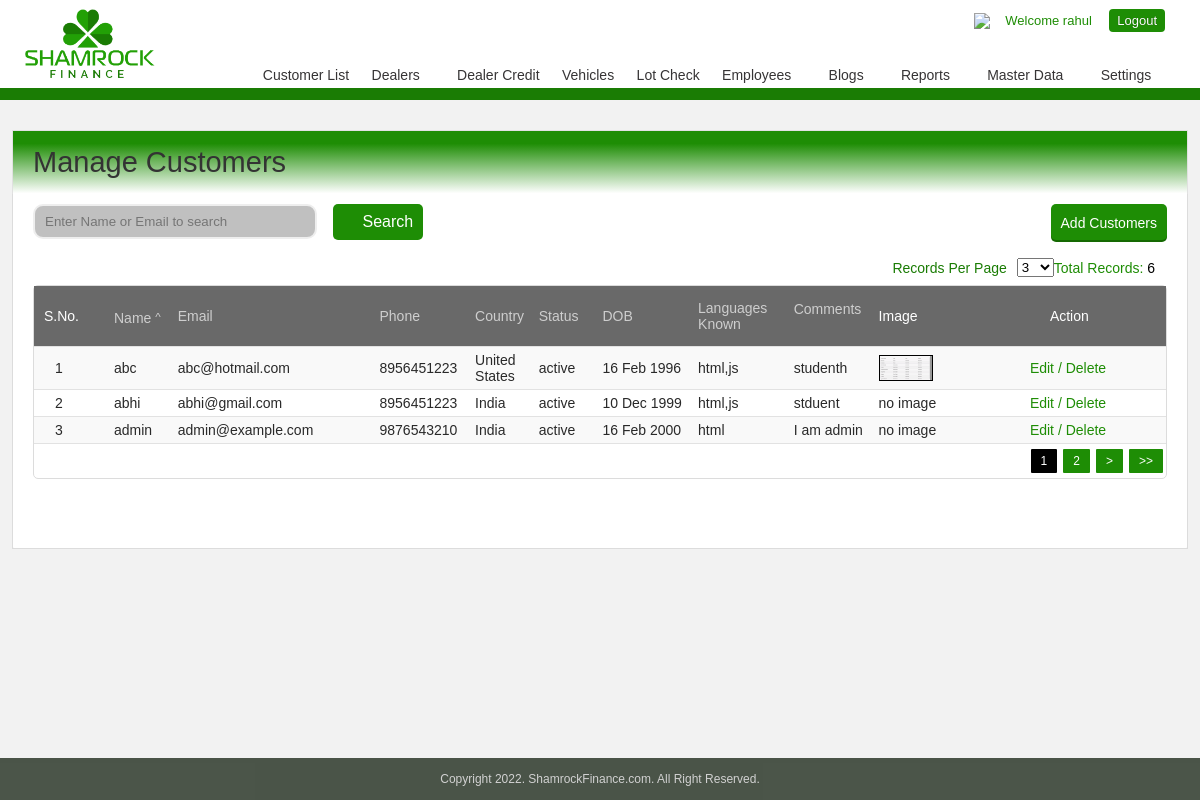
/list.php (signed in), run on the app's committed database.
### tables this page shows
CREATE TABLE `users` (
  `id` int NOT NULL,
  `name` varchar(20) NOT NULL,
  `email` varchar(30) NOT NULL,
  `password` varchar(255) NOT NULL,
  `phone_no` varchar(20) NOT NULL,
  `country` varchar(2) NOT NULL,
  `status` int NOT NULL,
  `dob` date NOT NULL,
  `languages_known` varchar(255) NOT NULL,
  `comments` text NOT NULL,
  `image` varchar(50) NOT NULL
);

### list.php (the view, shortened to what this page needs)
<?php
if(!isset($_SESSION["is_login"])) {
	header('Location: login.php');
}
else{
    include('connection.php');
    include('header.php');
?>
<?php
	if(isset ($_GET['page'])) {
		$page =  $_GET['page'];
	}
	else{
		$page = 1;
	}
?>
	<div class="border-div"></div>
		<div class="hotel-listing ">
		<div class="regi-main ">
			<div id="wrapper2" class="vehicle_wrapper">
				<div class="my-account">
					<div class="myaccount-outer ">
	<div class="myaccount-outer">
	<div class="account-right-div">
		<div class="dashboard-heading">
			<h2>Manage Customers</h2>
					</div>
		<div class="dashboard-inner">
			<div class="dash-search">
				<form method="GET"  action="">
					<input style="background-color: #C0C0C0; border-radius: 10px;width:25%;" type="text" placeholder="Enter Name or Email to search" class="list-search" id="search" name="search" value="<?php
					if(!empty($search_value)) { echo "$search_value"; } ?>">
					<input type="submit" value="Search" class="add-user search-icon crome-left" >
					<span class='reg_span'>
						<div class="user-btn-div">
							<a title="Add" href="add.php">Add Customers </a>
						</div>
					</span>
				</form>
			</div>
			<div class="total_rec records-updates">
				<div class="add-records">Records Per Page</div>
				<select name="show_record" id="show_record" onchange="myFunction()">
					<option value="3" <?php if($_GET['record_per_page'] == "3") {echo selected; } ?> >3</option>
				</select>
				<div class="block-used1">
				 	<span>Total Records: </span>
				 	<?php
						$sql = "SELECT COUNT(id) as total FROM `users` ";
						if ($result=mysqli_query($conn,$sql)) {
						    $rowcount= mysqli_fetch_assoc($result);
						    echo $rowcount['total'];
						}
						else
						{
							echo "--";
						}
					?>
				 </div>
			</div>
			<div class="main-dash-summry Edit-profile nopadding11">
				<div class="my_table_div">
					<table class="fixes_layout">
						<thead >
							<tr>
								<th class="forWidthSno" width="2%"> <h1 class=""> S.No. </h1> </th>
								<th width="6%">
									<a title="Name" class="underline_classs" href="<?php
									if($_GET['sort_by'] == 'name' && $_GET['sort_order'] == 'asc')
									{
										if(empty($_GET['search'])) {
											echo " list.php?page=".$page."&record_per_page=".$_GET['record_per_page']."&sort_order=desc&sort_by=name";
										}
										else {
											echo " list.php?page=".$page."&record_per_page=".$_GET['record_per_page']."&sort_order=desc&sort_by=name&search=".$_GET['search'];
										}
									}
									?>">
										<h1 class="sort">Name<span><?php if($_GET['sort_order'] == 'asc' && $_GET['sort_by'] == 'name') { echo "<sup>^</sup>"; } if($_GET['sort_order'] == 'desc' && $_GET['sort_by'] == 'name') { echo "<sub>^</sub>"; }?></span></h1>
									</a>
								</th>
								<th width="19%">
									<a class="underline_classs" href="<?php
									if($_GET['sort_by'] != 'email' || $_GET['sort_order'] == 'desc' )
									{
										if(empty($_GET['search']))
										{
											echo " list.php?page=".$page."&record_per_page=".$_GET['record_per_page']."&sort_order=asc&sort_by=email";
										}
										else
										{
											echo " list.php?page=".$page."&record_per_page=".$_GET['record_per_page']."&sort_order=asc&sort_by=email&search=".$_GET['search'];
										}
									}
									?>">
										<h1 title="Company Name" class="sort" >Email</h1>
									</a>
								</th>
								<th width="9%">
									<a title="Year" class="underline_classs" href="http://dexteroustechnologies.co.in/shamrock/admin/vehicles/index/10/0/asc//sort/year/">
												<h1 class="sort">Phone</h1>
										</a>								</th>
								<th width="6%">
									<a title="Make" class="underline_classs" href="http://dexteroustechnologies.co.in/shamrock/admin/vehicles/index/10/0/asc//sort/make/">
												<h1 class="sort">Country</h1>
										</a>								</th>
								<th width="6%">
									<a title="Model" class="underline_classs" href="http://dexteroustechnologies.co.in/shamrock/admin/vehicles/index/10/0/asc//sort/model/">
												<h1 class="sort">Status</h1>
										</a>								</th>
								<th width="9%">
									<a title="Total Due" class="underline_classs" href="http://dexteroustechnologies.co.in/shamrock/admin/vehicles/index/10/0/asc//sort/purchase_price/">
												<h1 class="sort">DOB</h1>
										</a>								</th>
								<th width="9%">
									<a title="Floorplan date" class="underline_classs" href="http://dexteroustechnologies.co.in/shamrock/admin/vehicles/index/10/0/asc//sort/purchase_date/">
												<h1 class="sort">Languages Known</h1>
										</a>								</th>
								<th width="8%">
									<a title="Current Status" class="underline_classs" href="http://dexteroustechnologies.co.in/shamrock/admin/vehicles/index/10/0/asc//sort/current_status/">
												<h1 class="sort">Comments <i class="fa fa-angle-up menu-down"></i></h1>
										</a>								</th>
								<th width="15%"> <h1> Image </h1> </th>
								<th width="13%"> <h1> Action </h1> </th>
							</tr>
						</thead>
						<tbody>
								<?php
								if( $_GET['record_per_page'] != 'all' ) {
									$sort_by = $_GET['sort_by'];
									$sort_order = $_GET['sort_order'];
									$limitrecord = $_GET['record_per_page'];
									$offset = ($page-1) * $limitrecord;
									$total_page = ceil($rowcount['total'] / $limitrecord);
									if (!empty($search_value)){
										$sql = "select id, name, email, phone_no, country, status, dob, languages_known, comments, image from users where name like '%$search_value%' or email like '%$search_value%' order by $sort_by $sort_order LIMIT $offset, $limitrecord ";
									}
									else{
									$sql = "select id, name, email, phone_no, country, status, dob, languages_known, comments, image from users order by $sort_by $sort_order LIMIT $offset, $limitrecord ";
									}
								}
								$result = mysqli_query($conn, $sql);
								$i = ( ($page-1) * $limitrecord) + 1;
								if (mysqli_num_rows($result) > 0)
								{
									while($row = mysqli_fetch_assoc($result))
									{
										echo "<tr style='background-color:'>";
										echo "<td>".$i."</td>";
										echo "<td>".$row['name']."</td>";
										echo "<td>".$row['email']."</td>";
										echo "<td>".$row['phone_no']."</td>";
										if($row['country'] == 'IN') {
											echo "<td>India</td>";
										}
										if($row['country'] == 'US') {
											echo "<td>United States</td>";
										}
										if($row['status'] == 1) {
											echo "<td>active</td>";
										}
										$date = strtotime($row['dob']);
										echo "<td>".date("d M Y", $date)."</td>";
										echo "<td>".$row['languages_known']."</td>";
										echo "<td>".$row['comments']."</td>";
										if(!empty($row['image'])) {
											echo "<td><div class='img-preview'><img onclick='previewImage(this)' src='dbimages/".$row['image']."' alt='No image' face width='50' height='50'></div></td>";
										}
										else{
											echo "<td>no image</td>";
										}
										echo "<td><a href='edit.php?&id=".$row['id']." '>Edit / </a>
										<a onClick=\"javascript: return confirm('Please confirm deletion');\" href='delete.php?page=".$_GET['page']."&record_per_page=".$_GET['record_per_page']."&sort_order=".$_GET['sort_order']."&sort_by=".$_GET['sort_by']."&search=".$_GET['search']."&id=".$row['id']."'>Delete</a></td>";
										echo "</tr>";
										$i++;
									}
								}
								else
								{
									echo "<div class='login-error'>Something Wrong.</div>";
								}
								?>
						</tbody>
					</table>
						</div>
						<div class="pagination">
							<?php
							for($i=1; $i<=$total_page; $i++)
							{
								if($i == $page)
								{
									if(empty($_GET['search'])) {
										echo '<a style="background-color:black;" href= "list.php?page='.$i.'&record_per_page='.$limitrecord.'&sort_order='.$_GET['sort_order'].'&sort_by='.$_GET['sort_by'].' ">'.$i.'</a>';
									}
									else{
										echo '<a style="background-color:black;" href= "list.php?page='.$i.'&record_per_page='.$limitrecord.'&sort_order='.$_GET['sort_order'].'&sort_by='.$_GET['sort_by'].'&search='.$_GET['search'].' ">'.$i.'</a>';
									}
								}
								else {
									if(empty($_GET['search'])) {
										echo '<a href= "list.php?page='.$i.'&record_per_page='.$limitrecord.'&sort_order='.$_GET['sort_order'].'&sort_by='.$_GET['sort_by'].' ">'.$i.'</a>';
									}
									else {
									echo '<a href= "list.php?page='.$i.'&record_per_page='.$limitrecord.'&sort_order='.$_GET['sort_order'].'&sort_by='.$_GET['sort_by'].'&search='.$_GET['search'].' ">'.$i.'</a>';
									}
								}
							}
							if($page < $total_page){
								if(empty($_GET['search'])) {
									echo '<a href= "list.php?page='.($page+1).'&record_per_page='.$limitrecord.'&sort_order='.$_GET['sort_order'].'&sort_by='.$_GET['sort_by'].' "> > </a>';
								}
								else {
								echo '<a href= "list.php?page='.($page+1).'&record_per_page='.$limitrecord.'&sort_order='.$_GET['sort_order'].'&sort_by='.$_GET['sort_by'].'&search='.$_GET['search'].' "> > </a>';
								}
								if(empty($_GET['search'])) {
									echo '<a href= "list.php?page='.$total_page.'&record_per_page='.$limitrecord.'&sort_order='.$_GET['sort_order'].'&sort_by='.$_GET['sort_by'].' "> >> </a>';
								}
								else {
									echo '<a href= "list.php?page='.$total_page.'&record_per_page='.$limitrecord.'&sort_order='.$_GET['sort_order'].'&sort_by='.$_GET['sort_by'].'&search='.$_GET['search'].' "> >> </a>';
								}
							}
							?>
						</div>
					</div>
				</div>
			</div>
		</div>
					</div>
                </div>
			</div>
		</div>
<?php } ?>
<?php
include('footer.php');
?>

### header.php (shortened to what this page needs)
<!DOCTYPE html PUBLIC "-//W3C//DTD XHTML 1.0 Transitional//EN" "http://www.w3.org/TR/xhtml1/DTD/xhtml1-transitional.dtd">
<html xmlns="http://www.w3.org/1999/xhtml">
	<head>
		<link href="css/font-awesome.css" rel="stylesheet">
		<link href="css/font-awesome.min.css" rel="stylesheet">
		<link rel="stylesheet" type="text/css" href="css/style.css"/>
	</head>
	<body class="admin_body">
		<header>
			<div id="wrapper2">
				<div class="header-base">
					<div class="logo-div">
						<a title="Shamrock Finance" href ="http://localhost/vishal/shamrock">
							<img alt="Shamrock Finance" src="images/logo.png"/>
						</a>
					</div>
				<?php
				if($_SESSION['is_login']){ ?>
					<div class="header-right-main">
						<nav  class="dashboard-nav">
							<div class="welcometxt">
								<h2>
									<a  title="Unread Message(s)" href="" class="message-icon">
									<img  src="http://dexteroustechnologies.co.in/shamrock/assets/images/admin/message_chat.png">
									</a>
									<?php
									include('connection.php');
									$email = $_SESSION['email'];
									$password = $_SESSION['password'];
									$sql = "select name from users where email='$email' AND password='$password' ";
									$result = mysqli_query($conn, $sql);
									if (mysqli_num_rows($result) == 1){
										while($row = mysqli_fetch_assoc($result)) {
											$username = $row['name'];
										}
									}
									?>
									<span>Welcome <?php echo $username; ?></span>
								</h2>
							</div>
							<ul>
								<li >
									<a href="logout.php" class="active sign-out">Logout</a>
								</li>
							</ul>
						</nav>
						<div class="navi-outer" id="dashboard">
													<ul>
								<li>
									<a  href="list.php">Customer List</a>
								</li>
								<li class="slide-menu" id="manage_dealers" style="display:inline-block">
									<a href="#"> Dealers <i class="fa fa-angle-down menu-down"></i>  </a>
								</li>
								<li class="slide-menu" id="manage_dealercredit" style="display:inline-block">
									<a href=""> Dealer Credit </a>
								</li>
								<li class="slide-menu" id="manage_vehicles" style="display:inline-block">
									<a href=""> Vehicles </a>
								</li>
								<li class="slide-menu" id="manage_lotcheck" style="display:inline-block">
									<a href=""> Lot Check </a>
								</li>
								<li class="slide-menu" id="manage_admin" style="display:inline-block">
									<a href="#"> Employees <i class="fa fa-angle-down menu-down"></i>  </a>
								</li>
								<li style="display:inline-block" id="blogs">
									<a class="" href="#"> Blogs <i class="fa fa-angle-down menu-down"></i> </a>
								</li>
								<li class="slide-menu " id="reports" style="display:inline-block">
									<a class="slide-menu-new" href="#"> Reports <i class="fa fa-angle-down menu-down"></i> </a>
								</li>
								<li class="slide-menu" id="master_data" style="display:inline-block">
									<a class="" href="#">Master Data <i class="fa fa-angle-down menu-down"></i> </a>
								</li>
								<li class="slide-menu" id="settings">
									<a class="" href="#"> Settings <i class="fa fa-angle-down menu-down"></i> </a>
								</li>
							</ul>
						</div>
					</div>
				<?php } ?>
				</div>
			</div>
		</header>

### list.php (style rules this page uses)
.fixes_layout th h1 span sup { margin-left: 4px; position: relative; bottom: -4px; }
.img-preview { border: 1px solid #000; margin: 3px 0; right: 0; background: #999999; display: inline-flex; align-items: center; }

### data on the page
users: name "rahul"
users: name "abc", email "abc@hotmail.com", phone_no "8956451223", country "United States", status "active", dob "16 Feb 1996", languages_known "html,js", comments "studenth", image (picture)
users: name "abhi", email "abhi@gmail.com", phone_no "8956451223", country "India", status "active", dob "10 Dec 1999", languages_known "html,js", comments "stduent", image "no image"
users: name "admin", email "admin@example.com", phone_no "9876543210", country "India", status "active", dob "16 Feb 2000", languages_known "html", comments "I am admin", image "no image"

### other printed values
$rowcount['total'] "6"
